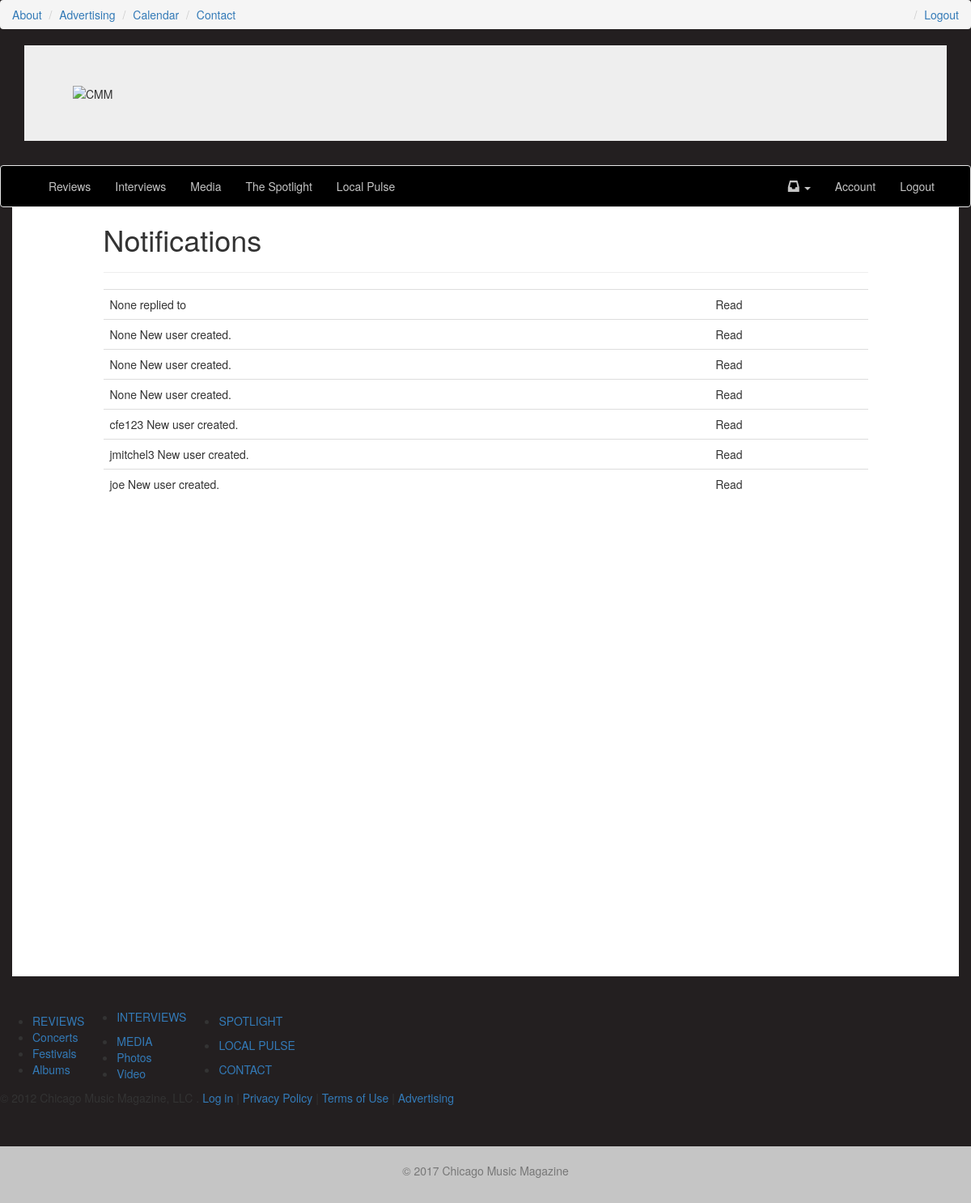
The page /notifications/ (signed in) on the database its author committed.
### notifications/models.py (models this page shows, shortened)
class Notification(models.Model):
	sender_content_type = models.ForeignKey(ContentType, related_name='nofity_sender')
	sender_object_id = models.PositiveIntegerField()
	sender_object = GenericForeignKey("sender_content_type", "sender_object_id")
	verb = models.CharField(max_length=255)
	action_content_type = models.ForeignKey(ContentType, related_name='notify_action',
		null=True, blank=True)
	action_object_id = models.PositiveIntegerField(null=True, blank=True)
	action_object = GenericForeignKey("action_content_type", "action_object_id")
	target_content_type = models.ForeignKey(ContentType, related_name='notify_target',
		null=True, blank=True)
	target_object_id = models.PositiveIntegerField(null=True, blank=True)
	target_object = GenericForeignKey("target_content_type", "target_object_id")
	recipient = models.ForeignKey(settings.AUTH_USER_MODEL, related_name='notifications')
	read = models.BooleanField(default=False)
	timestamp = models.DateTimeField(auto_now_add=True, auto_now=False)
	objects = NotificationManager()
	def __unicode__(self):
		try:
			target_url = self.target_object.get_absolute_url()
		except:
			target_url = None
		context = {
			"sender": self.sender_object,
			"verb": self.verb,
			"action": self.action_object,
			"target": self.target_object,
			"verify_read": reverse("notifications_read", kwargs={"id": self.id}),
			"target_url": target_url,
		}
		if self.target_object:
			if self.action_object and target_url:
				return "%(sender)s %(verb)s <a href='%(verify_read)s?next=%(target_url)s'>%(target)s</a> with %(action)s" %context
			if self.action_object and not target_url:
				return "%(sender)s %(verb)s %(target)s with %(action)s" %context
			return "%(sender)s %(verb)s %(target)s" %context
		return "%(sender)s %(verb)s" %context

### accounts/models.py (models this page shows, shortened)
class MyUser(AbstractBaseUser):
	username = models.CharField(
	    max_length=255,
	    unique=True,
	)
	email = models.EmailField(
	    verbose_name='email address',
	    max_length=255,
	    unique=True,
	)
	first_name = models.CharField(
			max_length=120,
			null=True,
			blank=True,
			)
	last_name = models.CharField(
			max_length=120,
			null=True,
			blank=True,
			)
	is_member = models.BooleanField(default=False,
					verbose_name='Is Paid Member')
	is_active = models.BooleanField(default=True)
	is_admin = models.BooleanField(default=False)
	objects = MyUserManager()
	USERNAME_FIELD = 'username'
	REQUIRED_FIELDS = ['email']
	def get_full_name(self):
	    return "%s %s" %(self.first_name, self.last_name)
	def get_short_name(self):
	    return self.first_name
	def __unicode__(self):
	    return self.username
	def has_perm(self, perm, obj=None):
	    "Does the user have a specific permission?"
	    return True
	def has_module_perms(self, app_label):
	    "Does the user have permissions to view the app `app_label`?"
	    return True

### notifications/views.py (the view)
# urls.py: url(r'^notifications/$', 'all', name='notifications_all'),
@login_required
def all(request):
	notifications = Notification.objects.all_for_user(request.user)
	context = {
		"notifications":notifications,
	}
	return render(request, "notifications/all.html", context)

### notifications/models.py (called while the page is built)
	def get_user(self, recipient):
		return self.filter(recipient=recipient)

	def mark_targetless(self, recipient):
		qs = self.unread().get_user(recipient)
		qs_no_target = qs.filter(target_object_id=None)
		if qs_no_target:
			qs_no_target.update(read=True)

	def unread(self):
		return self.filter(read=False)

	def get_queryset(self):
		return NotificationQuerySet(self.model, using=self._db)

	def all_for_user(self, user):
		self.get_queryset().mark_targetless(user)
		return self.get_queryset().get_user(user)

### templates/notifications/all.html
{% extends "base.html" %}
{% block content %}
<div class='row'>
<div class='col-sm-10 col-sm-offset-1'>
<h1>Notifications</h1>
<hr/>
</div>
</div>
{% if notifications %}
<div class='row'>
<div class="col-sm-10 col-sm-offset-1">
<table class='table'>
{% for note in notifications %}
<tr><td>{{ note|safe }}</td><td>{% if note.read %} Read {% else %} Unread {% endif %}</td></tr>
{% endfor %}
</table>
</div>
</div>
{% else %}
<p class='lead'>
This is where your notifications will appear once you have them.
</p>
{% endif %}
{% endblock %}

### rows shown on the page
Notification: target_content_type+target_object+sender_content_type "None replied to", read "Read"
Notification: target_content_type+target_object+sender_content_type "None New user created.", read "Read"
Notification: target_content_type+target_object+sender_content_type "None New user created.", read "Read"
Notification: target_content_type+target_object+sender_content_type "None New user created.", read "Read"
Notification: target_content_type+target_object+sender_content_type "cfe123 New user created.", read "Read"
Notification: target_content_type+target_object+sender_content_type "jmitchel3 New user created.", read "Read"
Notification: target_content_type+target_object+sender_content_type "joe New user created.", read "Read"
